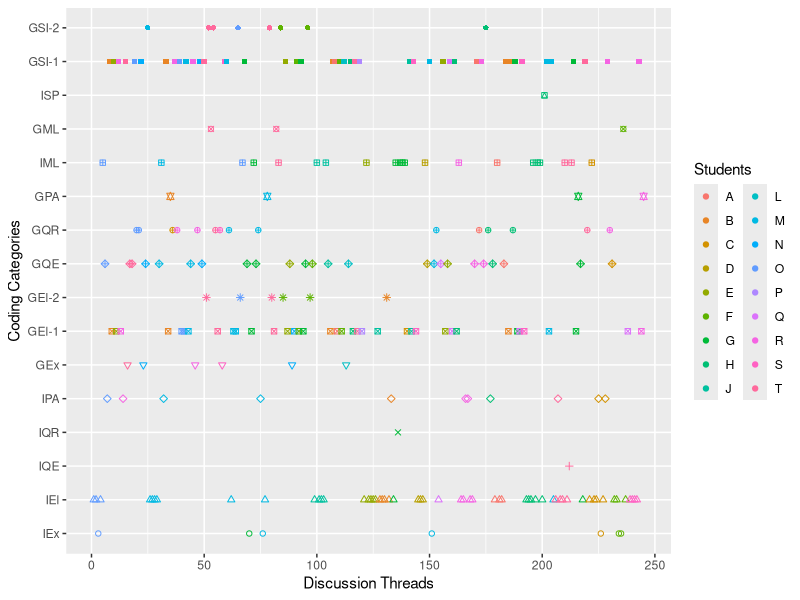

The R source for this figure:
library(ggplot2)
df<-read.csv("df8.csv", header = TRUE, stringsAsFactors=FALSE)

#create alllevels for change shape (scale_shape_manual)
df$sortedid <- 1:nrow(df) #用于x轴表示时间序列先后次序

#The function factor is used to encode a vector as a factor (the terms ‘category’ and 
# ‘enumerated type’ are also used for factors).
df$code <- factor(df$code, levels=c("IEx", "IEl", "IQE", "IQR", "IPA","GEx", "GEl-1","GEl-2","GQE", "GQR", "GPA","IML", "GML","ISP", "GSI-1","GSI-2"), 
                  labels=c("IEx", "IEl", "IQE", "IQR", "IPA","GEx", "GEl-1","GEl-2","GQE", 
                           "GQR", "GPA","IML", "GML","ISP", "GSI-1","GSI-2")) #用于y轴表示不同code

alllevels <- c(levels(df$code)) #下面会用它表示点的形状 

#using ggplot2 - ggplot to make a graph
p <- ggplot(df) + 
  geom_point(aes(x=df$sortedid, y=df$code, shape=df$code, colour=df$student)) + 
  scale_shape_manual(values=1:length(alllevels))+
  xlab("Discussion Threads") + ylab("Coding Categories")

#以下是优化graph的显示，主要针对图列的说明
p + guides(shape=FALSE) +
  guides(col=guide_legend(ncol=2,title="Students"))